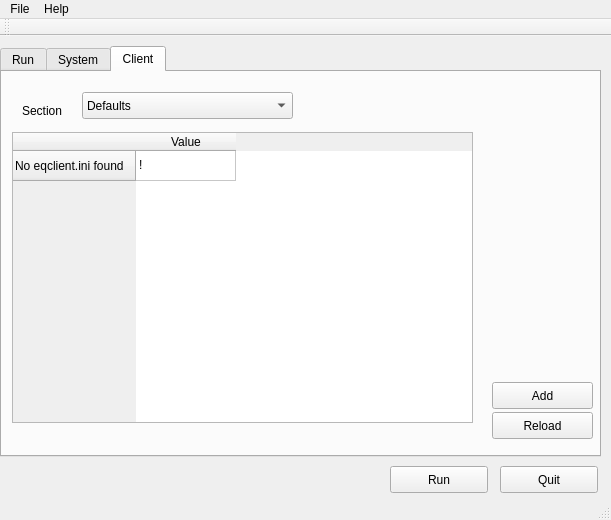
<?xml version="1.0" encoding="UTF-8"?>
<ui version="4.0">
 <class>qEQEcl</class>
 <widget class="QMainWindow" name="qEQEcl">
  <property name="geometry">
   <rect>
    <x>0</x>
    <y>0</y>
    <width>611</width>
    <height>520</height>
   </rect>
  </property>
  <property name="windowTitle">
   <string>qEQEcl</string>
  </property>
  <widget class="QWidget" name="centralWidget">
   <widget class="QTabWidget" name="config_tabs">
    <property name="enabled">
     <bool>true</bool>
    </property>
    <property name="geometry">
     <rect>
      <x>0</x>
      <y>10</y>
      <width>601</width>
      <height>411</height>
     </rect>
    </property>
    <property name="tabPosition">
     <enum>QTabWidget::North</enum>
    </property>
    <property name="tabShape">
     <enum>QTabWidget::Rounded</enum>
    </property>
    <property name="currentIndex">
     <number>2</number>
    </property>
    <widget class="QWidget" name="run_config">
     <attribute name="title">
      <string>Run</string>
     </attribute>
     <widget class="QComboBox" name="cpu_num">
      <property name="geometry">
       <rect>
        <x>180</x>
        <y>30</y>
        <width>51</width>
        <height>27</height>
       </rect>
      </property>
      <item>
       <property name="text">
        <string>0</string>
       </property>
      </item>
      <item>
       <property name="text">
        <string>1</string>
       </property>
      </item>
      <item>
       <property name="text">
        <string>2</string>
       </property>
      </item>
     </widget>
     <widget class="QCheckBox" name="pin_cpu_check">
      <property name="geometry">
       <rect>
        <x>40</x>
        <y>30</y>
        <width>121</width>
        <height>22</height>
       </rect>
      </property>
      <property name="text">
       <string>Pin to CPU</string>
      </property>
     </widget>
    </widget>
    <widget class="QWidget" name="system_config">
     <attribute name="title">
      <string>System</string>
     </attribute>
     <widget class="QPushButton" name="eqpath_browse_btn">
      <property name="geometry">
       <rect>
        <x>350</x>
        <y>30</y>
        <width>98</width>
        <height>27</height>
       </rect>
      </property>
      <property name="text">
       <string>Browse</string>
      </property>
     </widget>
     <widget class="QTextEdit" name="eqpath_text">
      <property name="geometry">
       <rect>
        <x>20</x>
        <y>30</y>
        <width>321</width>
        <height>30</height>
       </rect>
      </property>
      <property name="sizePolicy">
       <sizepolicy hsizetype="Expanding" vsizetype="Fixed">
        <horstretch>0</horstretch>
        <verstretch>0</verstretch>
       </sizepolicy>
      </property>
      <property name="verticalScrollBarPolicy">
       <enum>Qt::ScrollBarAlwaysOff</enum>
      </property>
      <property name="horizontalScrollBarPolicy">
       <enum>Qt::ScrollBarAlwaysOff</enum>
      </property>
      <property name="tabChangesFocus">
       <bool>true</bool>
      </property>
      <property name="lineWrapMode">
       <enum>QTextEdit::NoWrap</enum>
      </property>
     </widget>
     <widget class="QCheckBox" name="p99_check">
      <property name="geometry">
       <rect>
        <x>40</x>
        <y>320</y>
        <width>161</width>
        <height>22</height>
       </rect>
      </property>
      <property name="text">
       <string>Project 1999</string>
      </property>
     </widget>
     <widget class="QLabel" name="eqpath_label">
      <property name="geometry">
       <rect>
        <x>20</x>
        <y>10</y>
        <width>311</width>
        <height>17</height>
       </rect>
      </property>
      <property name="text">
       <string>Path to eqgame.exe</string>
      </property>
     </widget>
     <widget class="QPushButton" name="eqpath_detect_btn">
      <property name="geometry">
       <rect>
        <x>450</x>
        <y>30</y>
        <width>98</width>
        <height>27</height>
       </rect>
      </property>
      <property name="text">
       <string>Detect</string>
      </property>
     </widget>
     <widget class="QTextEdit" name="wineprefix_text">
      <property name="geometry">
       <rect>
        <x>20</x>
        <y>90</y>
        <width>321</width>
        <height>30</height>
       </rect>
      </property>
      <property name="sizePolicy">
       <sizepolicy hsizetype="Expanding" vsizetype="Fixed">
        <horstretch>0</horstretch>
        <verstretch>0</verstretch>
       </sizepolicy>
      </property>
      <property name="verticalScrollBarPolicy">
       <enum>Qt::ScrollBarAlwaysOff</enum>
      </property>
      <property name="horizontalScrollBarPolicy">
       <enum>Qt::ScrollBarAlwaysOff</enum>
      </property>
      <property name="tabChangesFocus">
       <bool>true</bool>
      </property>
      <property name="lineWrapMode">
       <enum>QTextEdit::NoWrap</enum>
      </property>
     </widget>
     <widget class="QLabel" name="wineprefix_label">
      <property name="geometry">
       <rect>
        <x>20</x>
        <y>70</y>
        <width>311</width>
        <height>17</height>
       </rect>
      </property>
      <property name="text">
       <string>Wine Prefix(Container)</string>
      </property>
     </widget>
    </widget>
    <widget class="QWidget" name="client_config">
     <attribute name="title">
      <string>Client</string>
     </attribute>
     <widget class="QLabel" name="ini_label">
      <property name="geometry">
       <rect>
        <x>20</x>
        <y>30</y>
        <width>61</width>
        <height>17</height>
       </rect>
      </property>
      <property name="text">
       <string>Section</string>
      </property>
     </widget>
     <widget class="QComboBox" name="ini_section_box">
      <property name="geometry">
       <rect>
        <x>80</x>
        <y>20</y>
        <width>211</width>
        <height>27</height>
       </rect>
      </property>
      <item>
       <property name="text">
        <string>Defaults</string>
       </property>
      </item>
      <item>
       <property name="text">
        <string>Video Mode</string>
       </property>
      </item>
      <item>
       <property name="text">
        <string>KeyMaps</string>
       </property>
      </item>
      <item>
       <property name="text">
        <string>HitsMode</string>
       </property>
      </item>
      <item>
       <property name="text">
        <string>TextColors</string>
       </property>
      </item>
      <item>
       <property name="text">
        <string>Options</string>
       </property>
      </item>
      <item>
       <property name="text">
        <string>News</string>
       </property>
      </item>
     </widget>
     <widget class="QTableWidget" name="ini_table">
      <property name="geometry">
       <rect>
        <x>10</x>
        <y>60</y>
        <width>461</width>
        <height>291</height>
       </rect>
      </property>
      <property name="rowCount">
       <number>1</number>
      </property>
      <property name="columnCount">
       <number>1</number>
      </property>
      <row>
       <property name="text">
        <string>No eqclient.ini found</string>
       </property>
      </row>
      <column>
       <property name="text">
        <string>Value</string>
       </property>
      </column>
      <item row="0" column="0">
       <property name="text">
        <string>!</string>
       </property>
      </item>
     </widget>
     <widget class="QPushButton" name="ini_reload_btn">
      <property name="geometry">
       <rect>
        <x>490</x>
        <y>340</y>
        <width>101</width>
        <height>27</height>
       </rect>
      </property>
      <property name="text">
       <string>Reload</string>
      </property>
     </widget>
     <widget class="QPushButton" name="add_ini_values_btn">
      <property name="geometry">
       <rect>
        <x>490</x>
        <y>310</y>
        <width>101</width>
        <height>27</height>
       </rect>
      </property>
      <property name="text">
       <string>Add</string>
      </property>
     </widget>
    </widget>
   </widget>
   <widget class="QPushButton" name="QuitBtn">
    <property name="geometry">
     <rect>
      <x>500</x>
      <y>430</y>
      <width>98</width>
      <height>27</height>
     </rect>
    </property>
    <property name="text">
     <string>Quit</string>
    </property>
   </widget>
   <widget class="QPushButton" name="run_btn">
    <property name="geometry">
     <rect>
      <x>390</x>
      <y>430</y>
      <width>98</width>
      <height>27</height>
     </rect>
    </property>
    <property name="text">
     <string>Run</string>
    </property>
   </widget>
  </widget>
  <widget class="QMenuBar" name="menuBar">
   <property name="geometry">
    <rect>
     <x>0</x>
     <y>0</y>
     <width>611</width>
     <height>25</height>
    </rect>
   </property>
   <widget class="QMenu" name="menuEqEmu_Launcher">
    <property name="title">
     <string>File</string>
    </property>
    <addaction name="actionQuit"/>
   </widget>
   <widget class="QMenu" name="menuHelp">
    <property name="title">
     <string>Help</string>
    </property>
    <addaction name="actionAbout"/>
   </widget>
   <addaction name="menuEqEmu_Launcher"/>
   <addaction name="menuHelp"/>
  </widget>
  <widget class="QToolBar" name="mainToolBar">
   <attribute name="toolBarArea">
    <enum>TopToolBarArea</enum>
   </attribute>
   <attribute name="toolBarBreak">
    <bool>false</bool>
   </attribute>
  </widget>
  <widget class="QStatusBar" name="statusBar"/>
  <action name="actionQuit">
   <property name="text">
    <string>Quit</string>
   </property>
  </action>
  <action name="actionAbout">
   <property name="text">
    <string>About</string>
   </property>
  </action>
 </widget>
 <layoutdefault spacing="6" margin="11"/>
 <resources/>
 <connections>
  <connection>
   <sender>QuitBtn</sender>
   <signal>clicked()</signal>
   <receiver>qEQEcl</receiver>
   <slot>close()</slot>
   <hints>
    <hint type="sourcelabel">
     <x>520</x>
     <y>452</y>
    </hint>
    <hint type="destinationlabel">
     <x>305</x>
     <y>259</y>
    </hint>
   </hints>
  </connection>
  <connection>
   <sender>actionQuit</sender>
   <signal>triggered()</signal>
   <receiver>qEQEcl</receiver>
   <slot>close()</slot>
   <hints>
    <hint type="sourcelabel">
     <x>-1</x>
     <y>-1</y>
    </hint>
    <hint type="destinationlabel">
     <x>305</x>
     <y>259</y>
    </hint>
   </hints>
  </connection>
 </connections>
</ui>
